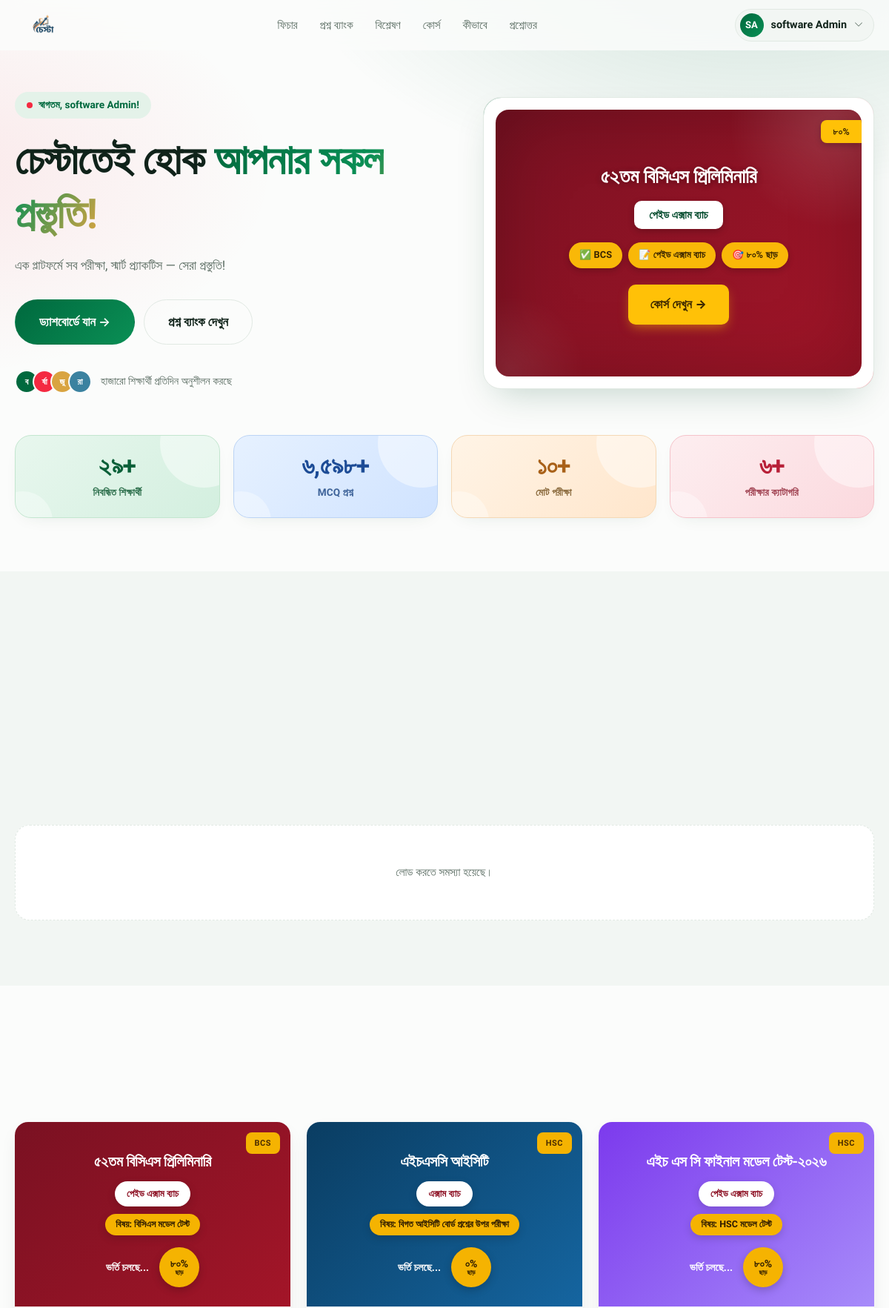
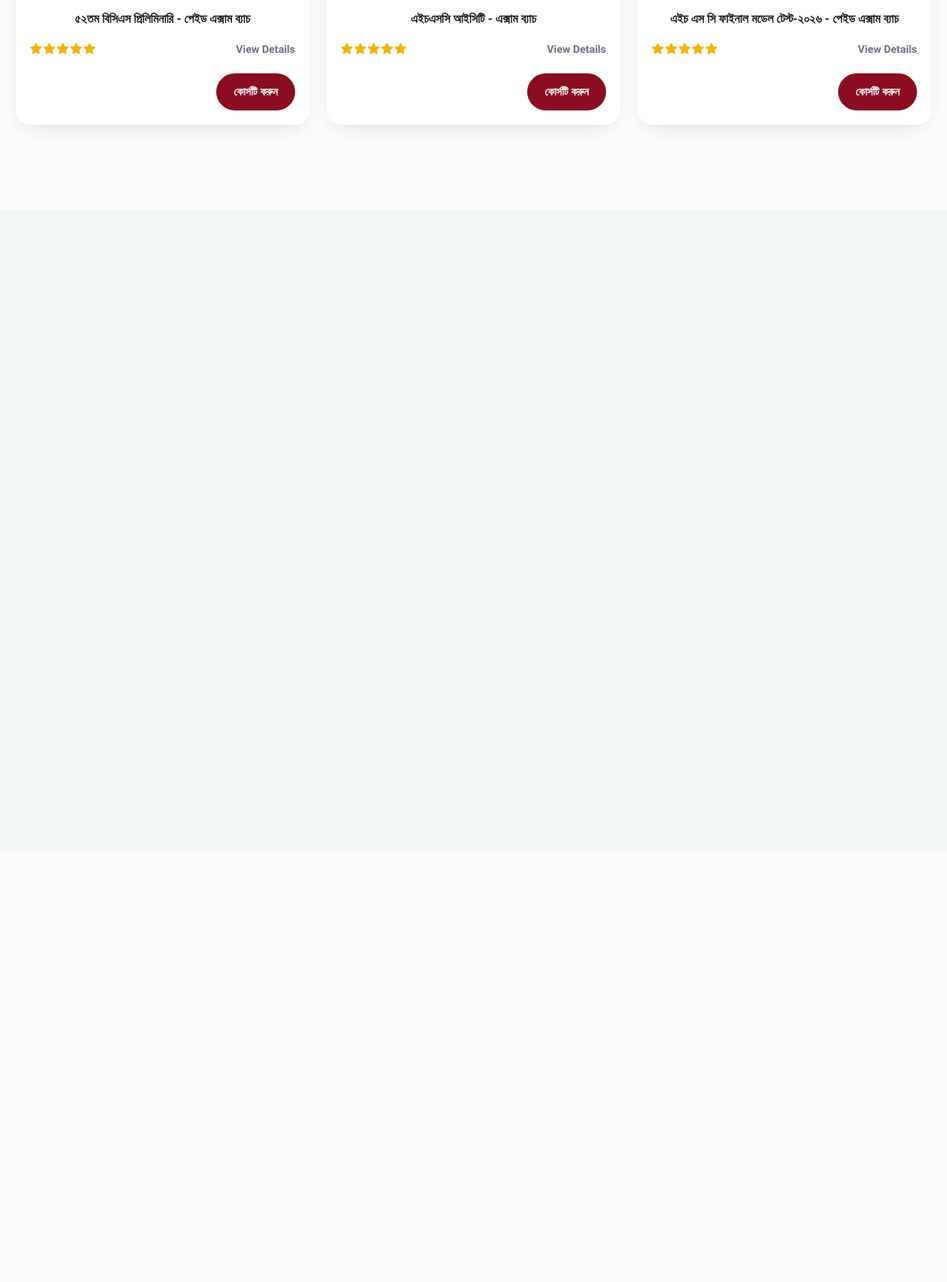
The page /index_user.php (signed in, upper part) on the database its author committed (2 pictures, top to bottom).
### tables this page shows
CREATE TABLE `courses` (
  `id` int(11) NOT NULL,
  `course_code` varchar(40) NOT NULL,
  `slug` varchar(220) DEFAULT NULL,
  `title` varchar(200) NOT NULL,
  `title_bn` varchar(200) DEFAULT NULL,
  `subtitle` varchar(200) DEFAULT NULL,
  `subject_line` varchar(300) DEFAULT NULL,
  `short_desc` varchar(500) DEFAULT NULL,
  `description` longtext DEFAULT NULL,
  `thumbnail` varchar(500) DEFAULT NULL,
  `banner` varchar(500) DEFAULT NULL,
  `language` varchar(40) DEFAULT 'bn',
  `instructor_name` varchar(150) DEFAULT NULL,
  `tag` varchar(60) DEFAULT NULL,
  `discount_pct` varchar(20) DEFAULT NULL,
  `rating` tinyint(1) DEFAULT 5,
  `meta_text` varchar(200) DEFAULT NULL,
  `tone_gradient` varchar(200) DEFAULT NULL,
  `display_order` int(11) DEFAULT 0,
  `is_featured` tinyint(1) DEFAULT 0,
  `level_id` int(11) NOT NULL,
  `type_id` int(11) NOT NULL,
  `price` decimal(10,2) NOT NULL DEFAULT 0.00,
  `discount_price` decimal(10,2) DEFAULT NULL,
  `total_lessons` int(11) DEFAULT 0,
  `duration_hours` int(11) DEFAULT 0,
  `is_active` tinyint(1) DEFAULT 1,
  `BR_CODE` varchar(20) DEFAULT NULL,
  `ORG_CODE` varchar(20) DEFAULT NULL,
  `AUTHORIZED_STATUS` char(1) DEFAULT 'N',
  `AUTHORIZED_USER` varchar(100) DEFAULT NULL,
  `AUTHORIZED_DATE` date DEFAULT NULL,
  `ENTRY_DATE` datetime DEFAULT current_timestamp(),
  `ENTRY_USER` varchar(200) DEFAULT NULL,
  `EDIT_DATE` date DEFAULT NULL,
  `EDIT_USER` varchar(200) DEFAULT NULL,
  `DELETE_DATE` datetime DEFAULT NULL,
  `DELETE_USER` varchar(200) DEFAULT NULL,
  `duration_days` int(11) DEFAULT NULL
);

### index_user.php (the view, shortened to what this page needs)
<?php
require_once 'db.php';
$loggedUserName = $_SESSION['user']['user_name'] ?? 'Student';
$loggedUserInitials = 'U';
if ($loggedUserName) {
    $__w = array_filter(explode(' ', trim($loggedUserName)));
    $loggedUserInitials = strtoupper(implode('', array_map(fn($x) => mb_substr($x, 0, 1), array_slice($__w, 0, 2))));
}
$totalStudents = 0;
$totalQuestions = 0;
$totalExamsCount = 0;
$totalCategories = 0;
try { $totalStudents   = (int) $pdo->query("SELECT COUNT(*) FROM user_login_info")->fetchColumn(); }
catch (Throwable $e) { error_log('stats students: ' . $e->getMessage()); }
try { $totalQuestions  = (int) $pdo->query("SELECT COUNT(*) FROM questions WHERE DELETE_DATE IS NULL")->fetchColumn(); }
catch (Throwable $e) { error_log('stats questions: ' . $e->getMessage()); }
try {
    $totalExamsCount = (int) $pdo->query("
        SELECT COUNT(*) FROM exams_info
        WHERE DELETE_DATE IS NULL
          AND (AUTHORIZED_STATUS = 'Y' OR AUTHORIZED_STATUS IS NULL)
    ")->fetchColumn();
} catch (Throwable $e) { error_log('stats exams: ' . $e->getMessage()); }
try { $totalCategories = (int) $pdo->query("SELECT COUNT(*) FROM levels")->fetchColumn(); }
catch (Throwable $e) { error_log('stats levels: ' . $e->getMessage()); }
$siteLogo = 'logo.png';
$courses = [];
$banner  = ['active' => false, 'meta' => []];
try {
    $sql = "
        SELECT
            c.id, c.title, c.title_bn, c.subtitle, c.subject_line,
            c.tag, c.discount_pct, c.rating, c.meta_text, c.tone_gradient,
            c.price, c.discount_price, c.level_id, c.type_id,
            c.is_featured, c.display_order
        FROM courses c
        WHERE c.DELETE_DATE IS NULL
          AND c.is_active = 1
          AND c.AUTHORIZED_STATUS = 'Y'
        ORDER BY c.display_order ASC, c.is_featured DESC, c.id DESC
        LIMIT 12
    ";
    $stmt = $pdo->query($sql);
    $rows = $stmt->fetchAll(PDO::FETCH_ASSOC);
    foreach ($rows as $r) {
        $oldPrice = (float)$r['price'];
        $newPrice = (!empty($r['discount_price']) && $r['discount_price'] > 0)
                    ? (float)$r['discount_price']
                    : $oldPrice;
        $courseUrl = 'enroll.php?course_id=' . (int)$r['id']
                   . '&level_id='    . (int)$r['level_id']
                   . '&exam_type_id=' . (int)$r['type_id'];
        $courses[] = [
            'id'          => (int)$r['id'],
            'name'        => $r['title_bn'] ?: $r['title'],
            'title'       => $r['title'],
            'subtitle'    => $r['subtitle']     ?? '',
            'subject'     => $r['subject_line'] ?? '',
            'tag'         => $r['tag']          ?? '',
            'discount'    => $r['discount_pct'] ?? '',
            'old_price'   => $oldPrice,
            'new_price'   => $newPrice,
            'rating'      => (int)($r['rating'] ?? 5),
            'meta'        => $r['meta_text'] ?? '',
            'tone'        => $r['tone_gradient'] ?: 'linear-gradient(135deg,#7a1122 0%,#a31528 100%)',
            'url'         => $courseUrl,
            'is_featured' => (int)$r['is_featured'],
        ];
        if ((int)$r['is_featured'] === 1 && empty($banner['active'])) {
            $meta = array_filter([
                !empty($r['tag'])          ? '✅ ' . $r['tag'] : null,
                !empty($r['subtitle'])     ? '📝 ' . $r['subtitle'] : null,
                !empty($r['discount_pct']) && $r['discount_pct'] !== '০%'
                                            ? '🎯 ' . $r['discount_pct'] . ' ছাড়' : null,
            ]);
            $banner = [
                'active'   => true,
                'badge'    => $r['discount_pct'] ?: 'নতুন',
                'title'    => $r['title_bn'] ?: $r['title'],
                'subtitle' => $r['subtitle'] ?: ($r['subject_line'] ?? ''),
                'cta_text' => 'কোর্স দেখুন',
                'cta_url'  => $courseUrl,
                'bg'       => $r['tone_gradient'] ?: 'linear-gradient(135deg,#7a1122 0%,#a31528 100%)',
                'meta'     => array_values($meta),
            ];
        }
    }
} catch (Throwable $e) {
    error_log('courses fetch failed: ' . $e->getMessage());
    $courses = [];
    $banner  = ['active' => false, 'meta' => []];
}
?>
<!DOCTYPE html>
<html lang="bn">
<head>
<link href="https://cdn.jsdelivr.net/npm/bootstrap-icons@1.11.3/font/bootstrap-icons.css" rel="stylesheet">
</head>
<body>
<nav id="nav">
  <div class="wrap nav">
    <a class="logo" href="index_user.php" aria-label="Chesta হোম">
      <img src="<?= htmlspecialchars($siteLogo, ENT_QUOTES, 'UTF-8') ?>" alt="Chesta" class="logo-img">
    </a>
    <div class="links">
      <a href="#features">ফিচার</a>
      <a href="question_bank_user.php">প্রশ্ন ব্যাংক</a>
      <a href="#analysis">বিশ্লেষণ</a>
      <a href="#courses">কোর্স</a>
      <a href="#how">কীভাবে</a>
      <a href="#faq">প্রশ্নোত্তর</a>
    </div>
    <div class="acts">
      <div class="user-menu" id="userMenu">
        <a href="javascript:void(0)" class="user-chip" id="userChip">
          <span class="avatar"><?= htmlspecialchars($loggedUserInitials, ENT_QUOTES, 'UTF-8') ?></span>
          <span class="uname"><?= htmlspecialchars($loggedUserName, ENT_QUOTES, 'UTF-8') ?></span>
          <i class="bi bi-chevron-down" style="font-size:.75rem;color:var(--mut)"></i>
        </a>
      </div>
    </div>
  </div>
</nav>
<header class="hero">
  <div class="wrap hgrid">
    <div>
      <span class="pill">স্বাগতম, <?= htmlspecialchars($loggedUserName, ENT_QUOTES, 'UTF-8') ?>!</span>
      <h1>চেস্টাতেই হোক <em>আপনার সকল প্রস্তুতি!</em></h1>
      <p class="lead">এক প্লাটফর্মে সব পরীক্ষা, স্মার্ট প্র্যাকটিস — সেরা প্রস্তুতি!</p>
      <div class="hbtn">
        <a class="btn btn-p btn-lg" href="deshboard.php">ড্যাশবোর্ডে যান →</a>
        <a class="btn btn-o btn-lg" href="question_bank_user.php">প্রশ্ন ব্যাংক দেখুন</a>
      </div>
      <div class="trust">
        <div class="av"><span>ব</span><span>র্ষা</span><span>জু</span><span>রা</span></div>
        <span>হাজারো শিক্ষার্থী প্রতিদিন অনুশীলন করছে</span>
      </div>
    </div>
    <div class="demo" aria-label="ঘোষণা">
      <?php if (!empty($banner['active'])): ?>
      <div class="banner-course" style="background:<?= htmlspecialchars($banner['bg'], ENT_QUOTES, 'UTF-8') ?>;">
        <?php if (!empty($banner['badge'])): ?>
          <span class="bc-tag"><?= htmlspecialchars($banner['badge'], ENT_QUOTES, 'UTF-8') ?></span>
        <?php endif; ?>
        <h2 class="bc-title"><?= htmlspecialchars($banner['title'], ENT_QUOTES, 'UTF-8') ?></h2>
        <?php if (!empty($banner['subtitle'])): ?>
          <div class="bc-sub"><?= htmlspecialchars($banner['subtitle'], ENT_QUOTES, 'UTF-8') ?></div>
        <?php endif; ?>
        <?php if (!empty($banner['meta'])): ?>
          <div class="bc-meta">
            <?php foreach ($banner['meta'] as $m): ?>
              <span><?= htmlspecialchars($m, ENT_QUOTES, 'UTF-8') ?></span>
            <?php endforeach; ?>
          </div>
        <?php endif; ?>
        <?php if (!empty($banner['cta_text']) && !empty($banner['cta_url'])): ?>
          <a class="bc-cta" href="<?= htmlspecialchars($banner['cta_url'], ENT_QUOTES, 'UTF-8') ?>">
            <?= htmlspecialchars($banner['cta_text'], ENT_QUOTES, 'UTF-8') ?> →
          </a>
        <?php endif; ?>
      </div>
      <?php endif; ?>
    </div>
  </div>
  <div class="wrap">
    <div class="stats">
      <div class="st st-1 rv"><b data-n="<?= $totalStudents ?>" data-s="+">০</b><span>নিবন্ধিত শিক্ষার্থী</span></div>
      <div class="st st-2 rv"><b data-n="<?= $totalQuestions ?>" data-s="+">০</b><span>MCQ প্রশ্ন</span></div>
      <div class="st st-3 rv"><b data-n="<?= $totalExamsCount ?>" data-s="+">০</b><span>মোট পরীক্ষা</span></div>
      <div class="st st-4 rv"><b data-n="<?= $totalCategories ?>" data-s="+">০</b><span>পরীক্ষার ক্যাটাগরি</span></div>
    </div>
  </div>
</header>
<section id="analysis" class="alt">
  <div class="wrap">
    <div id="analysisEmpty" class="analysis-empty" style="display:none;">
      <p>এই লেভেলে এখনো কোনো বিষয় যোগ করা হয়নি।</p>
    </div>
  </div>
</section>
<section id="courses">
  <div class="wrap">
    <div class="course-grid">
      <?php foreach ($courses as $c):
        $titleBn  = $c['name'] ?: '';
        $subtitle = $c['subtitle'] ?: '';
        $subject  = $c['subject'] ?: '';
        $tag      = $c['tag'] ?: '';
        $discount = $c['discount'] ?: '';
        $meta     = $c['meta'] ?: '';
        $rating   = max(1, min(5, (int)($c['rating'] ?? 5)));
        $tone     = $c['tone'];
      ?>
      <div class="course-item">
        <a href="<?= htmlspecialchars($c['url'], ENT_QUOTES, 'UTF-8') ?>" class="course-card">
          <div class="course-card-top" style="background:<?= htmlspecialchars($tone, ENT_QUOTES, 'UTF-8') ?>">
            <?php if ($tag): ?>
              <span class="course-tag"><?= htmlspecialchars($tag, ENT_QUOTES, 'UTF-8') ?></span>
            <?php endif; ?>
            <h3 class="course-name"><?= htmlspecialchars($titleBn, ENT_QUOTES, 'UTF-8') ?></h3>
            <?php if ($subtitle): ?>
              <div class="course-subtitle-pill"><?= htmlspecialchars($subtitle, ENT_QUOTES, 'UTF-8') ?></div>
            <?php endif; ?>
            <?php if ($subject): ?>
              <div class="course-subject-pill"><?= htmlspecialchars($subject, ENT_QUOTES, 'UTF-8') ?></div>
            <?php endif; ?>
            <div class="course-meta-row">
              <?php if ($meta): ?>
                <span class="course-meta-text"><?= htmlspecialchars($meta, ENT_QUOTES, 'UTF-8') ?></span>
              <?php endif; ?>
              <?php if ($discount): ?>
                <div class="course-discount-circle">
                  <?= htmlspecialchars($discount, ENT_QUOTES, 'UTF-8') ?>
                  <small>ছাড়</small>
                </div>
              <?php endif; ?>
            </div>
          </div>
          <div class="course-card-body">
            <div class="course-body-title">
              <?= htmlspecialchars($titleBn, ENT_QUOTES, 'UTF-8') ?>
              <?php if ($subtitle): ?> - <?= htmlspecialchars($subtitle, ENT_QUOTES, 'UTF-8') ?><?php endif; ?>
            </div>
            <div class="course-bottom-row">
              <div class="course-stars">
                <?php for ($i = 1; $i <= 5; $i++): ?>
                  <i class="bi <?= $i <= $rating ? 'bi-star-fill' : 'bi-star' ?>"></i>
                <?php endfor; ?>
              </div>
              <span class="course-view-link">View Details</span>
            </div>
            <span class="course-cta-btn">কোর্সটি করুন</span>
          </div>
        </a>
      </div>
      <?php endforeach; ?>
    </div>
  </div>
</section>
<section id="features" class="alt">
  <div class="wrap">
    <div class="bento">
    </div>
  </div>
</section>
<section id="how">
  <div class="wrap">
    <div class="steps">
    </div>
  </div>
</section>
</body>
</html>

### rows shown on the page
courses: discount_pct "৮০%", title_bn "৫২তম বিসিএস প্রিলিমিনারি", subtitle "পেইড এক্সাম ব্যাচ", tag "BCS", subject_line "বিষয়: বিসিএস মডেল টেস্ট", meta_text "ভর্তি চলছে...", rating 5 (drawn)
courses: tag "HSC", title_bn "এইচএসসি আইসিটি", subtitle "এক্সাম ব্যাচ", subject_line "বিষয়: বিগত আইসিটি বোর্ড প্রশ্নের উপর পরীক্ষা", meta_text "ভর্তি চলছে...", discount_pct "০%", rating 5 (drawn)
courses: tag "HSC", title_bn "এইচ এস সি ফাইনাল মডেল টেস্ট-২০২৬", subtitle "পেইড এক্সাম ব্যাচ", subject_line "বিষয়: HSC মডেল টেস্ট", meta_text "ভর্তি চলছে...", discount_pct "৮০%", rating 5 (drawn)

### other values the page prints
$loggedUserInitials "SA"
$loggedUserName "software Admin"
$m "✅ BCS"
$m "📝 পেইড এক্সাম ব্যাচ"
$m "🎯 ৮০% ছাড়"
$banner['cta_text'] "কোর্স দেখুন"
